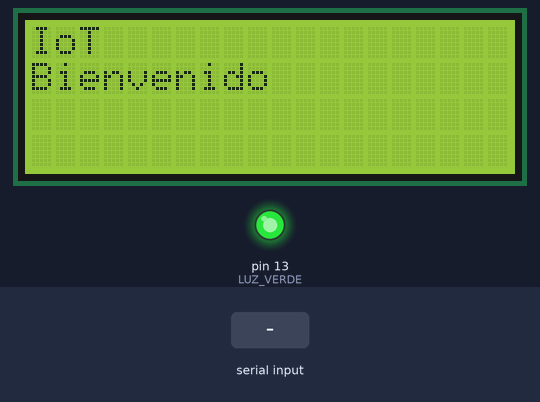
This sketch was run on a simulated Arduino Uno, built with avr-gcc and run on an emulated ATmega328P. Shown: 20×4 character LCD, output pins drawn as LEDs (lit = HIGH). Inputs (shaded band) come from the test bench. What the sketch prints to the serial monitor is not drawn.

Above: at 0.1 s.
At 9.3 s:
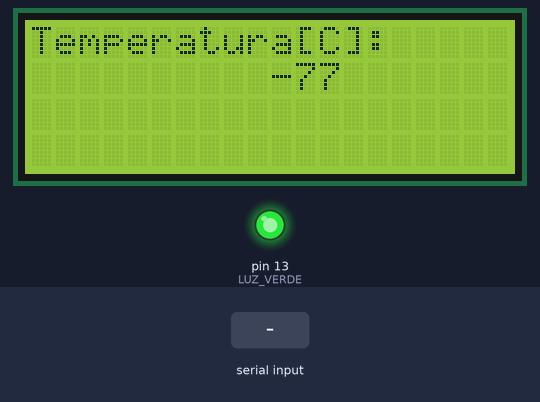
9.4 s: "1@" received over Serial
Timing chart, 0 to 12.4 s (numbered marks = the images above; inputs shaded):
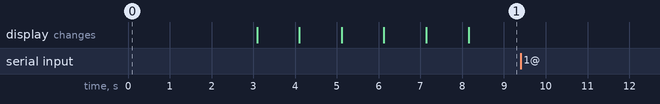

Measured:
- after the input at 9.4 s, every drawn part: stays the same

The sketch:

LCD_i2c.ino
```cpp
     //Libreria para lectura de datos de ELM
#include <LiquidCrystal_I2C.h> //Libreria para control de LCD
#include <Wire.h>           //Libreria complemento para control de protocolo i2C
#include <String.h>         //Libreria para manejo de cadena de caracteres


LiquidCrystal_I2C lcd(0x27,20,4); // LCD

String datogps="0000000000000000";
int year;
byte month,day,hour,minute,second, hundredths;
int ds = -77;
String incomingString="";
void setup()
{

  Serial.begin(115200);  //Consola
  pinMode(13, OUTPUT); //LUZ VERDE
  digitalWrite(13, HIGH);//LUZ VERDE

  lcd.init();
  lcd.backlight();
  //Display Welcome Message
  lcd.setCursor(0, 0);
  lcd.print("IoT");
  lcd.setCursor(0, 1);
  lcd.print("Bienvenido");
  delay(3000);
  lcd.clear();
  lcd.setCursor(0, 0);
  lcd.print("CONECTANDO");
  delay(1000);
  lcd.setCursor(0, 0);
  lcd.print("CONECTANDO.");
  delay(1000);
  lcd.setCursor(0, 0);
  lcd.print("CONECTANDO..");
  delay(1000);
  lcd.setCursor(0, 0);
  lcd.print("CONECTANDO...");
  delay(1000);
  lcd.setCursor(0, 0);
  lcd.print("CONECTANDO....");
  delay(1000);
  lcd.clear();
  lcd.setCursor(0, 0);
  lcd.print("Temperatura[C]:");
  lcd.setCursor(10, 1);
  lcd.print(ds);


}

void loop()
{
    if (Serial.available() > 0) {
    // read the incoming string:
    incomingString = Serial.readStringUntil('@');
    datogps=incomingString;
    // prints the received data
    Serial.print("He recibido: ");
    Serial.println(incomingString);

    lcd.setCursor(0, 0);
    lcd.print("Temperatura[C]:");
    if(isDigit(datogps[2])&&isDigit(datogps[3])&&isDigit(datogps[5])&&isDigit(datogps[6])){
      lcd.clear();
      lcd.setCursor(0, 0);
      lcd.print("Temperatura[C]:");
      lcd.setCursor(8, 1); lcd.print(datogps[2]); //PRESENTACION DE DATOS DE LONGITUD
      lcd.setCursor(9, 1); lcd.print(datogps[3]);
      lcd.setCursor(10, 1); lcd.print(datogps[4]);
      lcd.setCursor(11, 1); lcd.print(datogps[5]);
      lcd.setCursor(12, 1); lcd.print(datogps[6]);
    }
  }


  delay(5000);
}
```
